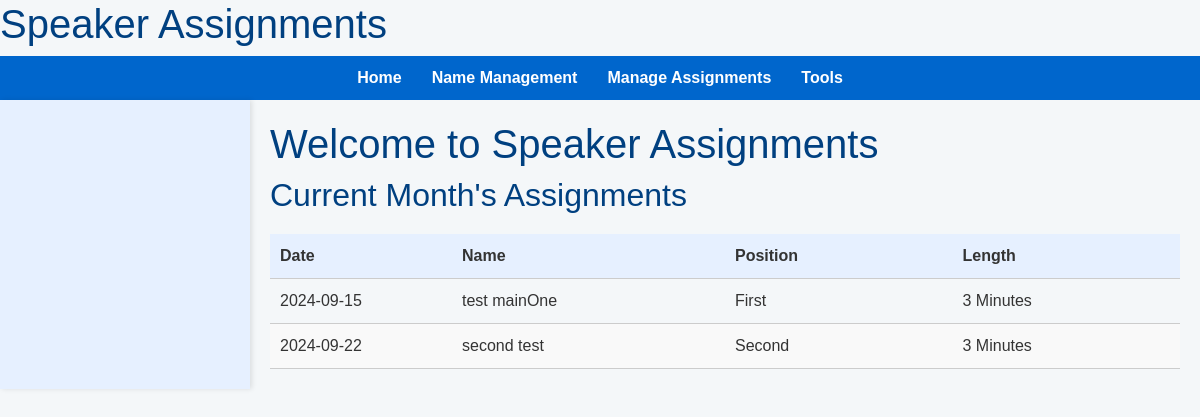
The page / on the database its author committed.
### app/models.py (models this page shows)
class TalkAssignment(db.Model):
    id = db.Column(db.Integer, primary_key=True)
    speaker_id = db.Column(db.Integer, db.ForeignKey('record.id'), nullable=False)
    date = db.Column(db.Date, nullable=False)
    speaker_pos = db.Column(db.String(50), nullable=False)
    talk_length = db.Column(db.String(20), nullable=False)
    theme_id = db.Column(db.Integer, db.ForeignKey('theme.id'), nullable=True)
    topic_id = db.Column(db.Integer, db.ForeignKey('topic.id'), nullable=True)

class Record(db.Model):
    id = db.Column(db.Integer, primary_key=True)
    name = db.Column(db.String(80), unique=True, nullable=False)
    exception = db.Column(db.String(20), nullable=True)
    assignments = db.relationship('TalkAssignment', backref='speaker', lazy=True)

### app/routes/main.py (the view)
@bp.route('/')
def index():
    today = datetime.today()
    current_year_month = today.strftime('%Y-%m')  # Format: '2024-08'
    assignments = TalkAssignment.query.filter(
        TalkAssignment.date.startswith(current_year_month)
    ).order_by(TalkAssignment.date).all()
    return render_template('index.html', assignments=assignments)

### app/templates/index.html
{% extends "base.html" %}
{% block content %}
<h1>Welcome to Speaker Assignments</h1>
<h2>Current Month's Assignments</h2>
{% if assignments %}
    <table>
        <thead>
            <tr>
                <th style="width: 20%;">Date</th>
                <th style="width: 30%;">Name</th>
                <th style="width: 25%;">Position</th>
                <th style="width: 25%;">Length</th>
            </tr>
        </thead>
        <tbody>
            {% for assignment in assignments %}
            <tr>
                <td>{{ assignment.date.strftime('%Y-%m-%d') }}</td>
                <td>{{ assignment.speaker.name }}</td>
                <td>{{ assignment.speaker_pos }}</td>
                <td>{{ assignment.talk_length }} Minutes</td>
            </tr>
            {% endfor %}
        </tbody>
    </table>
{% else %}
    <p>No assignments for this month.</p>
{% endif %}
{% endblock %}

### app/static/css/style.css (style rules this page uses)
body { font-family: Arial, sans-serif; background-color: #f4f7f9; color: #333; margin: 0; padding: 0; }
h1, h2 { color: #004080; }
table { width: 100%; border-collapse: collapse; margin-top: 20px; }
table thead { background-color: #e6f0ff; }
table th, table td { padding: 10px; text-align: left; border-bottom: 1px solid #ccc; }
table tbody tr:nth-child(even) { background-color: #f9f9f9; }

### rows shown on the page
TalkAssignment: date "2024-09-15", speaker.name "test mainOne", speaker_pos "First", talk_length "3"
TalkAssignment: date "2024-09-22", speaker.name "second test", speaker_pos "Second", talk_length "3"
